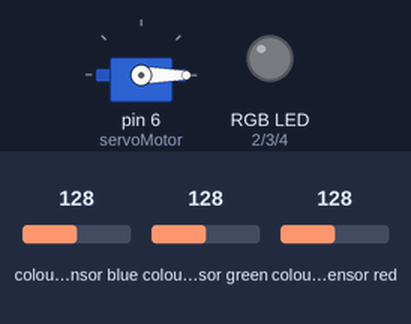
The sketch below on a simulated Arduino Uno, built with avr-gcc and run on an emulated ATmega328P. Parts: servo, an RGB LED mixed from three pins (HIGH = lit). Wiring (inferred from the names in the program): TCS3200 colour sensor: output pin 10; S2 pin 12; S3 pin 11; S0 pin 8; S1 pin 9. The test bench sets the inputs (shaded band); at power-on: colour sensor blue 128, colour sensor green 128, colour sensor red 128. Pins used as bus, display or sensor lines are not drawn; what the sketch prints to the serial monitor is not drawn.

Above: at 0.05 s.
At 3.25 s:
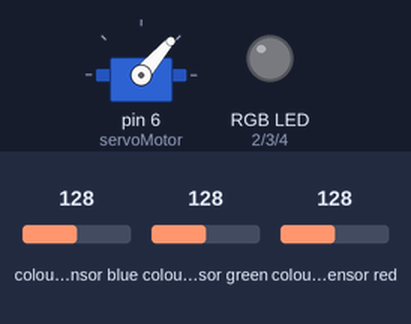
At 5.4 s:
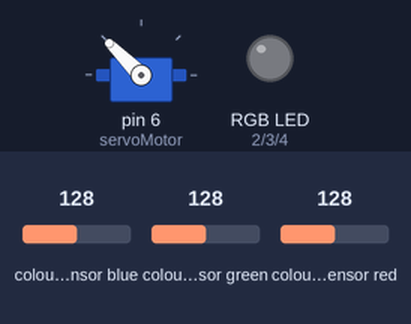
At 10.75 s:
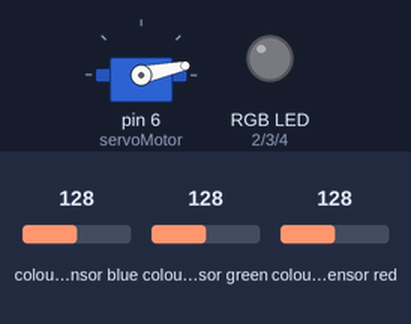
Timing chart, 0 to 14.3 s (numbered marks = the images above):
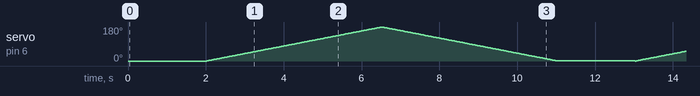

The sketch:

Servo_con_RGB.ino
```cpp
// (licence header left out)
const int s0 = 8;
const int s1 = 9;
const int s2 = 12;
const int s3 = 11;
const int out = 10;
// LED pins connected to Arduino
int redLed = 2;
int greenLed = 3;
int blueLed = 4;
// Variables
int rojo = 0;
int verde = 0;
int azul = 0;

// Incluímos la librería para poder controlar el servo
#include <Servo.h>

// Declaramos la variable para controlar el servo
Servo servoMotor;

void setup(){
  Serial.begin(9600);
  pinMode(s0,OUTPUT);
  pinMode(s1,OUTPUT);
  pinMode(s2,OUTPUT);
  pinMode(s3,OUTPUT);
  pinMode(out,INPUT);
  digitalWrite(s0,HIGH);
  digitalWrite(s1,HIGH);
  pinMode(redLed, OUTPUT);
  pinMode(greenLed, OUTPUT);
  pinMode(blueLed, OUTPUT);

  //Servo
  // Iniciamos el monitor serie para mostrar el resultado
  Serial.begin(9600);

  // Iniciamos el servo para que empiece a trabajar con el pin 6
  servoMotor.attach(6);

  // Inicializamos al ángulo 0 el servomotor
  servoMotor.write(0);
}


void loop(){
  color();
  Serial.print("ROJO ");
  Serial.print(rojo, DEC);
  Serial.print("  VERDE ");
  Serial.print(verde, DEC);
  Serial.print("  AZUL ");
  Serial.print(azul, DEC);

  if (rojo < azul && verde > azul && rojo < 120)
  {
   Serial.println("   Rojo");
   digitalWrite(redLed, HIGH); // Turn RED LED ON
   digitalWrite(greenLed, LOW);
   digitalWrite(blueLed, LOW);
  }
  else if (azul < rojo && azul < verde && verde < rojo)
  {
   Serial.println("   Azul");
   digitalWrite(blueLed, HIGH); // Turn BLUE LED ON
   digitalWrite(redLed, LOW);
   digitalWrite(greenLed, LOW);
  }

  else if (rojo > verde && azul > verde )
  {
   Serial.println("   Verde");
   digitalWrite(redLed, LOW);
   digitalWrite(greenLed, HIGH); // Turn GREEN LED ON
   digitalWrite(blueLed, LOW);
  }
  else{
  Serial.println("  ");
  }
  delay(2000);
  digitalWrite(redLed, LOW);
  digitalWrite(greenLed, LOW);
  digitalWrite(blueLed, LOW);

  //Servo
  // Vamos a tener dos bucles uno para mover en sentido positivo y otro en sentido negativo
  // Para el sentido positivo
  for (int i = 0; i <= 180; i++)
  {
    // Desplazamos al ángulo correspondiente
    servoMotor.write(i);
    // Hacemos una pausa de 25ms
    delay(25);
  }

  // Para el sentido negativo
  for (int i = 179; i > 0; i--)
  {
    // Desplazamos al ángulo correspondiente
    servoMotor.write(i);
    // Hacemos una pausa de 25ms
    delay(25);
  }
 }

void color()
{
  digitalWrite(s2, LOW);
  digitalWrite(s3, LOW);
  rojo = pulseIn(out, digitalRead(out) == HIGH ? LOW : HIGH);
  digitalWrite(s3, HIGH);
  azul = pulseIn(out, digitalRead(out) == HIGH ? LOW : HIGH);
  digitalWrite(s2, HIGH);
  verde = pulseIn(out, digitalRead(out) == HIGH ? LOW : HIGH);
}
```
